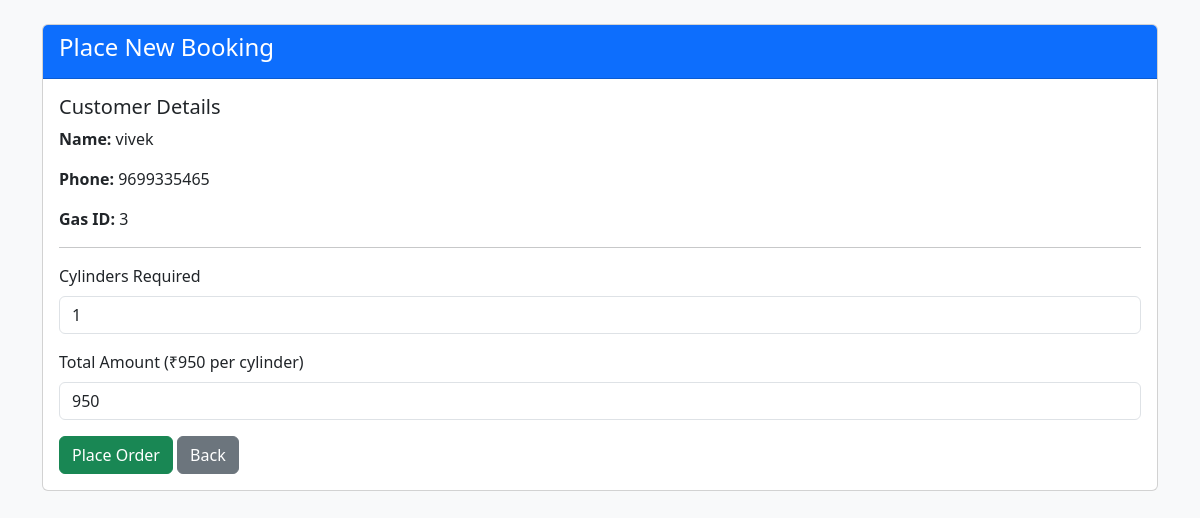
Page /add_booking.php?customer_id=3 on the committed database.
### tables this page shows
CREATE TABLE `customers` (
  `id` int(11) NOT NULL,
  `name` varchar(100) NOT NULL,
  `phone` varchar(15) NOT NULL,
  `address` text DEFAULT NULL,
  `gas_id` varchar(20) DEFAULT NULL
);

### add_booking.php (the view, shortened to what this page needs)
<?php
include('config.php');
$price_per_cylinder = 950;
if(isset($_GET['customer_id'])) {
    $customer_id = $_GET['customer_id'];
    $query = "SELECT * FROM customers WHERE id = '$customer_id'";
    $result = mysqli_query($conn, $query);
    $customer_data = mysqli_fetch_assoc($result);
}
?>
<!DOCTYPE html>
<html lang="mr">
<head>
    <link rel="stylesheet" href="https://cdn.jsdelivr.net/npm/bootstrap@5.3.0/dist/css/bootstrap.min.css">
</head>
<body class="bg-light">
<div class="container mt-4">
    <div class="card">
        <div class="card-header bg-primary text-white">
            <h4>Place New Booking</h4>
        </div>
        <div class="card-body">
            <h5>Customer Details</h5>
            <p><strong>Name:</strong> <?php echo $customer_data['name']; ?></p>
            <p><strong>Phone:</strong> <?php echo $customer_data['phone']; ?></p>
            <p><strong>Gas ID:</strong> <?php echo $customer_data['gas_id']; ?></p>
            <hr>
            <form method="POST" action="process_booking.php">
                <div class="mb-3">
                    <label class="form-label">Cylinders Required</label>
                    <input type="number" id="cylinders" name="cylinders" class="form-control" min="1" max="10" value="1" required>
                </div>
                <div class="mb-3">
                    <label class="form-label">Total Amount (₹<span id="price_per_cylinder"><?php echo $price_per_cylinder; ?></span> per cylinder)</label>
                    <input type="text" id="total_amount" name="amount" class="form-control" value="<?php echo $price_per_cylinder; ?>" readonly>
                </div>
                <button type="submit" name="place_order" class="btn btn-success">Place Order</button>
                <a href="view_customer.php" class="btn btn-secondary">Back</a>
            </form>
        </div>
    </div>
</div>
</body>
</html>

### rows in the picture
customers: name "vivek", phone "9699335465", gas "3"

### other values in the picture
$price_per_cylinder "950"
